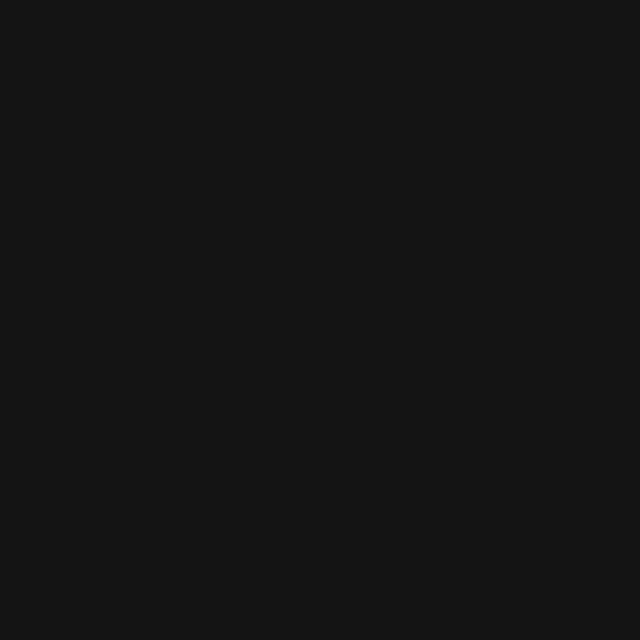
Frame 1 (no input)
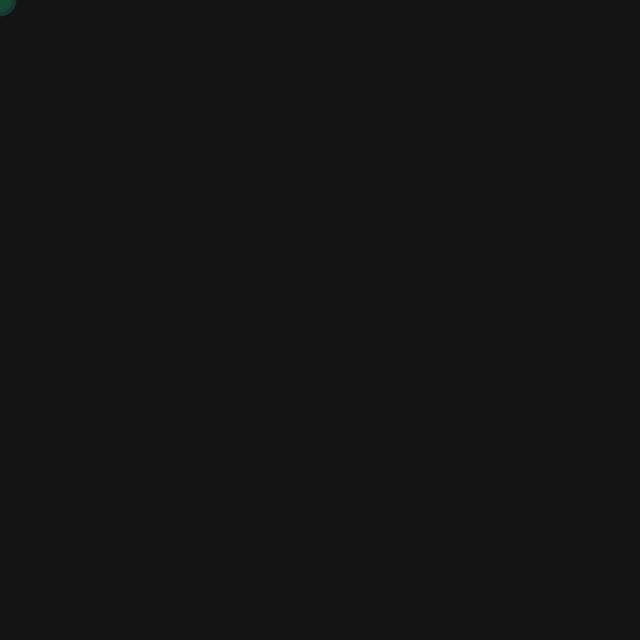
Frame 60 (the mouse pressed at the canvas centre just before this capture)
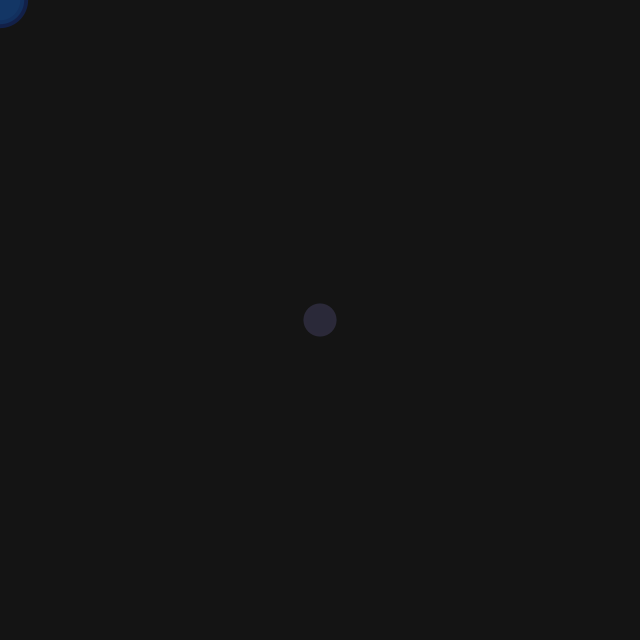
Frame 120 (the mouse held since frame 60 and released just before this capture)

The Processing sketch that drew these frames (run headless with seeded random() and noise(); from frame 60 on, the mouse is pressed at the canvas centre):

// Processing sketch: colorrain
// ── colorrain.pde
ArrayList<Circle> circles;
int ballWidth = 10;
int i = 0;
int check = 0;

void setup() {
  size(640, 640);
  background(20);
  noStroke();
  circles = new ArrayList<Circle>();
}

void draw() {
  background(20);
  println(i + "    " + check);
  if (i > check) {
      circles.add(new Circle(mouseX,mouseY,ballWidth));
      check = check + 20;
  }
  for (int i = circles.size() -1; i >= 0; i--) {
    Circle circle = circles.get(i);
    circle.wide();
    circle.display();
    if (circle.state()) {
      circles.remove(i);
    }
  }
  i++;
}

void mousePressed() {
  circles.add(new Circle(mouseX,mouseY,ballWidth));
}
// ── Circle.pde
class Circle {
  float x; //x-coordinate
  float y; //y-coordinate
  float w; //width
  float t = 255; //transparancy
  float red;
  float green;
  float blue;
  float ogreen;
  float ored;


  Circle(float tx, float ty, float tw) {
    x = tx;
    y = ty;
    w = tw;
    blue = 255;
    ogreen = random(125);
      ored = random(125);
  }

  void wide() {
    w = 10 + 100*(255-t)/255;
  }

  void display() {
    blue = 255 - t;
    green = ogreen*(t/255);
    red = ored*(t/255);
    if (red < 0) {
      red = 0;
    } else if (green < 0) {
      green = 0;
    }
    fill(red, green, blue, t);
    noStroke();
    ellipse(x, y, w, w);
  }

  boolean state() {
    t--;
    if (t < 0) {
      return true;
    } else {
      return false;
    }
  }
}
